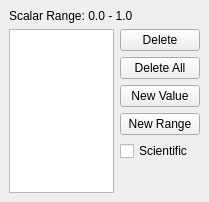
<ui version="4.0" >
 <class>pqSampleScalarWidget</class>
 <widget class="QWidget" name="pqSampleScalarWidget" >
  <property name="geometry" >
   <rect>
    <x>0</x>
    <y>0</y>
    <width>209</width>
    <height>202</height>
   </rect>
  </property>
  <property name="windowTitle" >
   <string>Form</string>
  </property>
  <layout class="QGridLayout" >
   <property name="margin" >
    <number>9</number>
   </property>
   <property name="spacing" >
    <number>6</number>
   </property>
   <item row="6" column="1" >
    <spacer>
     <property name="orientation" >
      <enum>Qt::Vertical</enum>
     </property>
     <property name="sizeHint" >
      <size>
       <width>75</width>
       <height>111</height>
      </size>
     </property>
    </spacer>
   </item>
   <item row="5" column="1" >
    <widget class="QCheckBox" name="ScientificNotation" >
     <property name="text" >
      <string>Scientific</string>
     </property>
    </widget>
   </item>
   <item row="4" column="1" >
    <widget class="QPushButton" name="NewRange" >
     <property name="toolTip" >
      <string>Add a single value to the current set</string>
     </property>
     <property name="statusTip" >
      <string>Add a single value to the current set.</string>
     </property>
     <property name="text" >
      <string>New Range</string>
     </property>
    </widget>
   </item>
   <item row="3" column="1" >
    <widget class="QPushButton" name="NewValue" >
     <property name="toolTip" >
      <string>Add a single value to the current set</string>
     </property>
     <property name="statusTip" >
      <string>Add a single value to the current set.</string>
     </property>
     <property name="text" >
      <string>New Value</string>
     </property>
    </widget>
   </item>
   <item row="2" column="1" >
    <widget class="QPushButton" name="DeleteAll" >
     <property name="enabled" >
      <bool>true</bool>
     </property>
     <property name="toolTip" >
      <string>Delete selected values from the current set</string>
     </property>
     <property name="text" >
      <string>Delete All</string>
     </property>
    </widget>
   </item>
   <item row="1" column="1" >
    <widget class="QPushButton" name="Delete" >
     <property name="enabled" >
      <bool>true</bool>
     </property>
     <property name="toolTip" >
      <string>Delete selected values from the current set</string>
     </property>
     <property name="text" >
      <string>Delete</string>
     </property>
    </widget>
   </item>
   <item rowspan="6" row="1" column="0" >
    <widget class="QListView" name="Values" >
     <property name="editTriggers" >
      <set>QAbstractItemView::DoubleClicked|QAbstractItemView::EditKeyPressed|QAbstractItemView::NoEditTriggers|QAbstractItemView::SelectedClicked</set>
     </property>
    </widget>
   </item>
   <item row="0" column="0" colspan="2" >
    <widget class="QLabel" name="ScalarRange" >
     <property name="text" >
      <string>Scalar Range: 0.0 - 1.0</string>
     </property>
    </widget>
   </item>
  </layout>
 </widget>
 <resources/>
 <connections/>
</ui>
